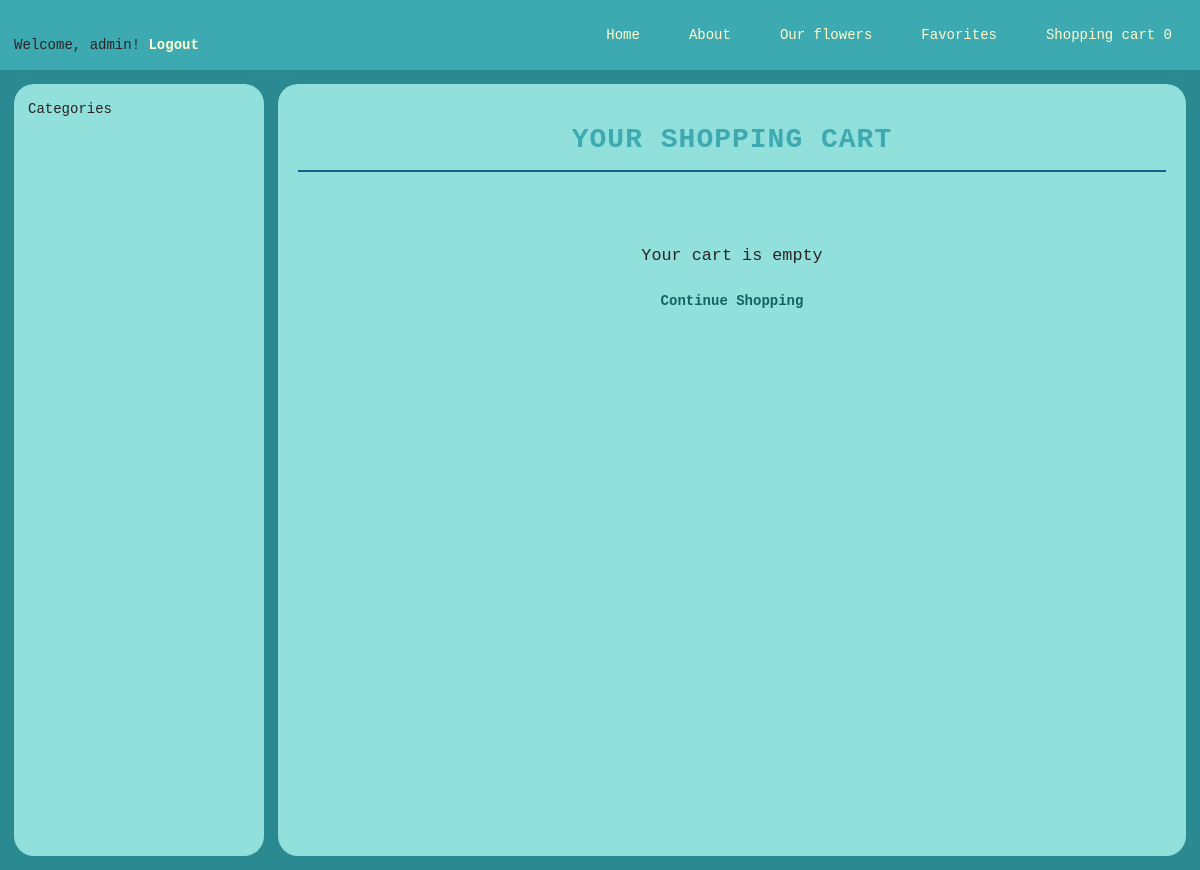
/cart/ (signed in), run on an earlier commit of the app's database.
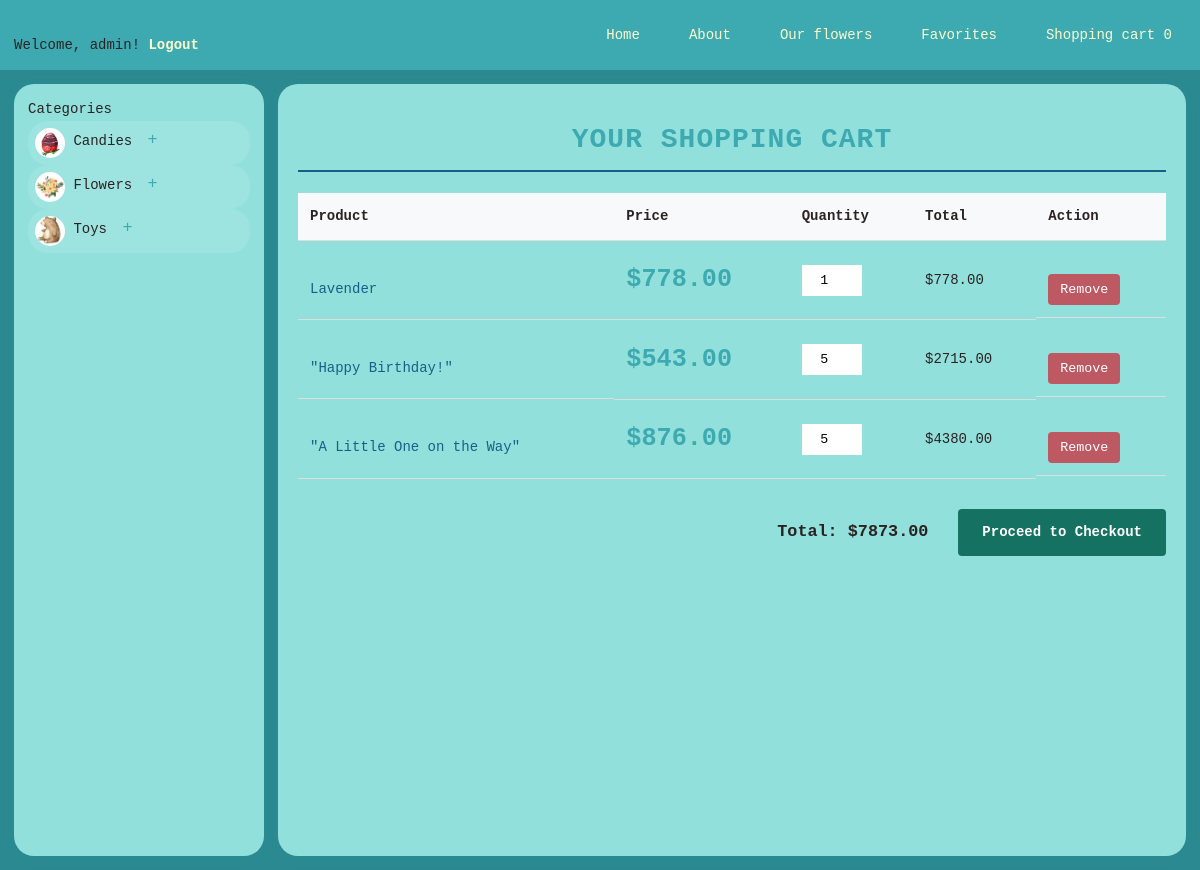
And on a later commit of the database.
### products/models.py (models this page shows, shortened)
class Category(models.Model):
    name = models.CharField(max_length=100, verbose_name='Category Name')
    description = models.TextField(blank=True, verbose_name='Category Description')
    image = models.ImageField(
        upload_to='category/',
        blank=True,
        verbose_name='Category Image'
    )
    class Meta:
        verbose_name = 'Category'
        verbose_name_plural = 'Categories'
        ordering = ['name']

class Product(models.Model):
    name = models.CharField(max_length=255, verbose_name='Product Name')
    subcategory = models.ForeignKey(SubCategory, on_delete=models.CASCADE,
                                   related_name='products', verbose_name='Subcategory')
    description = models.TextField(blank=True, verbose_name='Product Description')
    price = models.DecimalField(max_digits=10, decimal_places=2, verbose_name='Price')
    quantity = models.PositiveIntegerField(default=0, verbose_name='Quantity in Stock')
    image = models.ImageField(
        upload_to='products/',
        blank=True,
        verbose_name='Product Image'
    )
    available = models.BooleanField(default=True, verbose_name='Available')
    class Meta:
        verbose_name = 'Product'
        verbose_name_plural = 'Products'
        ordering = ['name']

### carts/models.py (models this page shows, shortened)
class CartItem(models.Model):
    cart = models.ForeignKey(Cart, on_delete=models.CASCADE, related_name='items')
    product = models.ForeignKey(Product, on_delete=models.CASCADE)
    quantity = models.PositiveIntegerField(default=1)
    def total_price(self):
        return self.product.price * self.quantity
    class Meta:
        unique_together = ('cart', 'product')

### carts/views.py (the view)
# urls.py: path('', views.view_cart, name='cart'),
@login_required
def view_cart(request):
    cart= Cart.get_or_create_cart(user=request.user)
    cart_items = cart.items.all().select_related('product')
    total_price = cart.total_price()
    return render(request, 'carts/view_cart.html', {
        'cart_items': cart_items,
        'total_price': total_price
    })

### carts/models.py (called while the page is built)
    def total_price(self):
        return sum(item.product.price * item.quantity for item in self.items.all())

    @classmethod
    def get_or_create_cart(cls, user):
        try:
            return cls.objects.get(user=user)
        except cls.DoesNotExist:
            return cls.objects.create(user=user)

### products/context_processors.py (called while the page is built)
def categories(request):
    return {
        'categories': Category.objects.prefetch_related('subcategories').all()
    }

### templates/carts/view_cart.html (shortened to what this page needs)
{% extends 'home/layout.html' %}
{% block content %}
<div class="cart-page">
    <h1 class="page-title">Your Shopping Cart</h1>
    {% if cart_items %}
    <div class="cart-items">
        <table class="cart-table">
            <thead>
                <tr>
                    <th>Product</th>
                    <th>Price</th>
                    <th>Quantity</th>
                    <th>Total</th>
                    <th>Action</th>
                </tr>
            </thead>
            <tbody>
                {% for item in cart_items %}
                <tr class="cart-item" data-item-id="{{ item.id }}">
                    <td class="product-info">
                        <span class="product-name">{{ item.product.name }}</span>
                    </td>
                    <td class="product-price">${{ item.product.price }}</td>
                    <td class="product-quantity">
                        <input type="number"
                               value="{{ item.quantity }}"
                               min="1"
                               max="{{ item.product.quantity }}"
                               class="quantity-input">
                    </td>
                    <td class="product-total">${{ item.total_price }}</td>
                    <td class="product-actions">
                        <button class="remove-btn" data-item-id="{{ item.id }}">Remove</button>
                    </td>
                </tr>
                {% endfor %}
            </tbody>
        </table>
        <div class="cart-summary">
            <div class="total-price">
                <span class="label">Total:</span>
                <span class="value">${{ total_price }}</span>
            </div>
            <a href="{% url 'order' %}" class="checkout-btn">Proceed to Checkout</a>
        </div>
    </div>
    {% else %}
    <div class="empty-cart">
        <p>Your cart is empty</p>
        <a href="{% url 'products' %}" class="continue-shopping">Continue Shopping</a>
    </div>
    {% endif %}
</div>
{% endblock %}

### templates/home/layout.html (shortened to what this page needs)
{% load static %}
{% load cart_filters %}
<!DOCTYPE html>
<html lang="en">
    <head>
        <link rel="stylesheet" href="{% static 'home/css/reset.css' %}">
        <link rel="stylesheet" href="{% static 'home/css/layout.css' %}">
        <link rel="stylesheet" href="https://cdnjs.cloudflare.com/ajax/libs/font-awesome/6.0.0-beta3/css/all.min.css">
    </head>
    <body>
        <header class="header">
            <nav class="nav">
                <div class="auth-links">
                    {% if user.is_authenticated %}
                    <p class="welcome-msg">Welcome, <span class="username">{{ user.username }}</span>! <a
                            href="{% url 'users:logout' %}" class="auth-link">Logout</a></p>
                    {% else %}
                    <p class="auth-options">
                        <a href="{% url 'users:login' %}" class="auth-link">Login</a> |
                        <a href="{% url 'users:registration' %}" class="auth-link">Register</a>
                    </p>
                    {% endif %}
                </div>
                <div class="nav-links">
                    <div class="nav-item">
                        <a href="{% url '' %}" class="nav-link">Home</a>
                    </div>
                    <div class="nav-item">
                        <a href="{% url 'about' %}" class="nav-link">About</a>
                    </div>
                    <div class="nav-item">
                        <a href="{% url 'products' %}" class="nav-link">Our flowers</a>
                    </div>
                    {% if user.is_authenticated %}
                    <div class="nav-item">
                        <a href="{% url 'favorites' %}" class="nav-link">Favorites</a>
                    </div>
                    {% if user.is_authenticated %}
                    <div class="nav-item">
                        <a href="{% url 'cart' %}" class="nav-link">Shopping cart
                            <span id="cart-total-items" class="cart-count">
                                {% if cart_total_items %}{{ cart_total_items }}{% else %}0{% endif %}
                            </span>
                        </a>
                    </div>
                    {% endif %}
                    {% endif %}
                </div>
            </nav>
        </header>
        <div class="main-wrapper">
            <aside class="sidebar">
                <div class="categories">
                    <h3 class="categories-title">Categories</h3>
                    <ul class="categories-list">
                        {% for category in categories %}
                        <li class="category-item">
                            <div class="category-header">
                                {% if category.image %}
                                <img class="category-image" src="{{ category.image.url }}" alt="{{ category.name }}" />
                                {% endif %}
                                <a href="{% url 'category_view' category.id %}" class="category-link">{{ category.name}}</a>
                                {% if category.subcategories.all %}
                                <button class="toggle-subcategories">+</button>
                                {% endif %}
                            </div>
                        </li>
                        {% endfor %}
                    </ul>
                </div>
            </aside>
            <main class="main-content">
                {% block content %}
                {% endblock %}
            </main>
        </div>
    </body>
</html>

What changed in the data, as far as the page shows it:
added Category: image (picture), name "Candies"
added Category: image (picture), name "Flowers"
added Category: image (picture), name "Toys"
added CartItem: product.name "Lavender", product.price "778.00", quantity "1", total_price "778.00"
added CartItem: product.name "\"Happy Birthday!\"", product.price "543.00", quantity "5", total_price "2715.00"
added CartItem: product.name "\"A Little One on the Way\"", product.price "876.00", quantity "5", total_price "4380.00"
Also different on the page:
{{ total_price }}: (not shown) → "7873.00"
text no longer shown: "Your cart is empty Continue Shopping"
text now shown: "Product Price Quantity Total Action Total: $ Proceed to Checkout"
